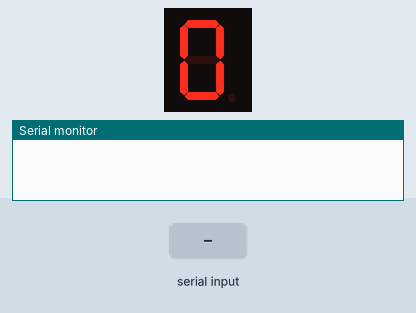
This sketch was run on a simulated Arduino Uno, built with avr-gcc and run on an emulated ATmega328P. Shown: 1-digit seven-segment display, the last lines printed to the serial monitor. Wiring (inferred from the names in the program): 1-digit 7-segment display, segments lit when HIGH: segments pin 2, pin 3, pin 4, pin 5, pin 6, pin 7, pin 8, pin 9. Inputs (shaded band) come from the test bench. The segment pins are drawn as the display they are named for.

Above: at 1.2 s.
1.3 s: "90,45\n" received over Serial
At 1.7 s:
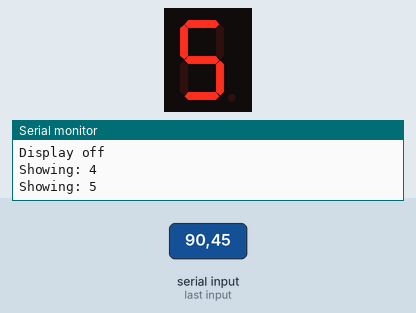
2.8 s: "30,150\n" received over Serial
Timing chart, 0 to 5.8 s (numbered marks = the images above; inputs shaded):
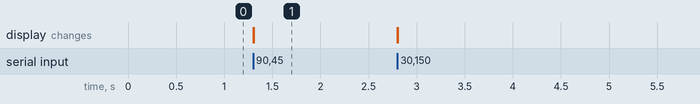

Measured:
- after the input at 1.3 s, the display: first changes at once (image 1 shows a later state)

The sketch:

serial_7seg.ino
```cpp
const uint8_t SEG_PINS[8] = {2, 3, 4, 5, 6, 7, 8, 9};
const char SEG_NAMES[8] = {'A', 'B', 'C', 'D', 'E', 'F', 'G', 'P'};

const bool DIGIT_PATTERNS[6][8] = {
    {1, 1, 1, 1, 1, 1, 0, 0}, // 0
    {0, 1, 1, 0, 0, 0, 0, 0}, // 1
    {1, 1, 0, 1, 1, 0, 1, 0}, // 2
    {1, 1, 1, 1, 0, 0, 1, 0}, // 3
    {0, 1, 1, 0, 0, 1, 1, 0}, // 4
    {1, 0, 1, 1, 0, 1, 1, 0}, // 5
};

void showDigit(uint8_t n)
{
    for (uint8_t i = 0; i < 8; i++)
    {
        digitalWrite(SEG_PINS[i], DIGIT_PATTERNS[n][i] ? HIGH : LOW);
    }
}

void setup()
{
    Serial.begin(9600);
    for (uint8_t i = 0; i < 8; i++)
    {
        pinMode(SEG_PINS[i], OUTPUT);
    }
    showDigit(0);
}

void loop()
{
    if (Serial.available() > 0)
    {
        int c = Serial.read();
        if (c >= '1' && c <= '5')
        {
            showDigit(c - '0');
            Serial.print("Showing: ");
            Serial.println((char)c);
        }
        else if (c == '0')
        {
            showDigit(0);
            Serial.println("Display off");
        }
    }
}
```
